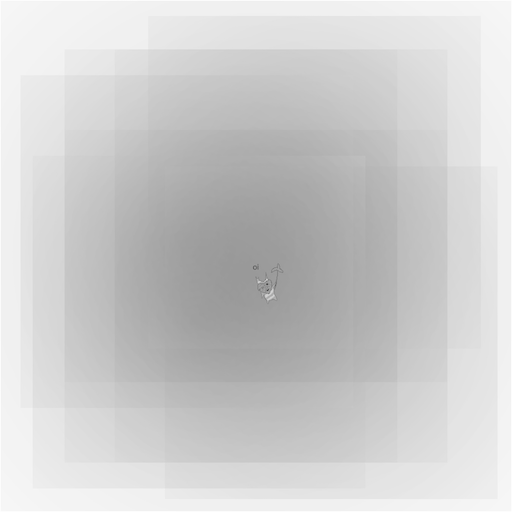
#> input picture ex2/hahaha_bw.png, 512 x 512 px
$ python ex2.py
#> lines starting #> are read from the running program, lines starting #| are printed output that depends on the picture
import imageio.v2 as imageio
import numpy as np
from scipy.ndimage import convolve

img = imageio.imread('hahaha_bw.png').astype(np.float64)
#> img: shape (512, 512) float64; min 63, max 254, mean 205.7

wSx = np.array([[-1, -2, -1],
                 [ 0,  0,  0],
                 [ 1,  2,  1]])

wSy = np.array([[-1, 0, 1],
                 [-2, 0, 2],
                 [-1, 0, 1]])

gx = convolve(img, wSx)
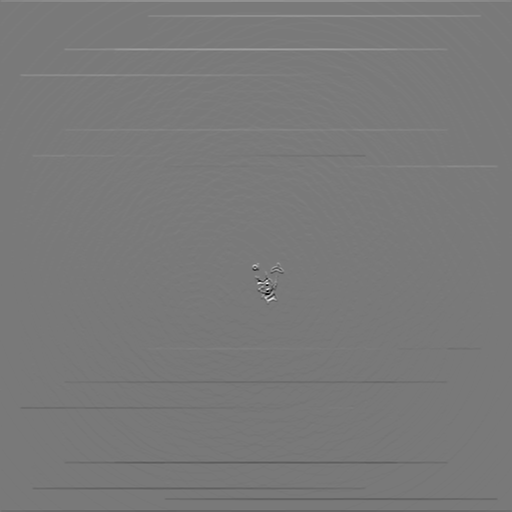
#> gx: shape (512, 512) float64; min -246, max 269, mean 0; drawn with min black and max white
gy = convolve(img, wSy)

# Remove 1px border
gx = gx[1:-1, 1:-1]
#> gx: shape (510, 510) float64
gy = gy[1:-1, 1:-1]
#> gy: shape (510, 510) float64

mag = np.sqrt(gx**2 + gy**2)
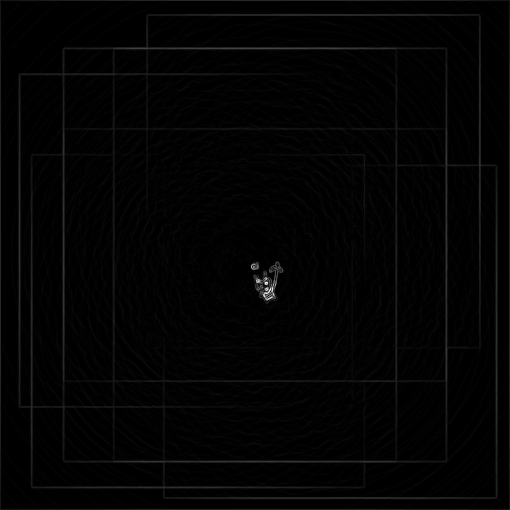
#> mag: shape (510, 510) float64; min 0, max 286, mean 4; drawn with min black and max white
M = mag / mag.sum()

idx = np.unravel_index(np.argmax(M), M.shape)
#> idx = (282, 266)
print(f"{idx[0]}, {idx[1]}")
#| 282, 266
